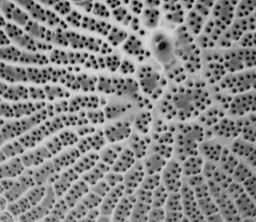
#> input picture work/CNMS/cropped_Wild021.tif, 256 x 222 px, shrunk from 794 x 688 before the run
$ jupyter execute --allow-errors 'Wild021 gaussian model test-Copy2.ipynb'   (older library calls are emulated)
#> lines starting #> are read from the running program, lines starting #| are printed output that depends on the picture; after the words box and inside, x2 and y2 are one past the last pixel; in counts of white or black regions, pixels touching at a corner belong together
[cell 1]
#ADAPTIVE SKELETON WITH 3 COLORS SEEMS TO WORK BEST

import matplotlib.pyplot as plt
import cv2
img = cv2.imread('cropped_Wild021.tif')
#> img is the input picture: shape (222, 256, 3); min 0, max 219, mean 131.9
blur = cv2.blur(img,(15,15))
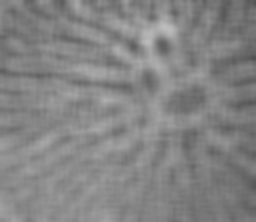
#> blur: shape (222, 256, 3); min 81, max 189, mean 131.9
from matplotlib.colors import LinearSegmentedColormap
cdict2 = {'red':   ((0.0, 0.0, 0.0),
                   (0.1, 1.0, 1.0),
                   (1.0, 1.0, 1.0)),

         'green': ((0.0, 0.0, 0.0),
                   (1.0, 0.0, 0.0)),

        'blue':  ((0.0, 0.0, 0.0),
                   (1.0, 0.0, 0.0))
        }
red2 = LinearSegmentedColormap('Red2', cdict2)

[cell 2]
from PIL import Image
im=Image.open('cropped_Wild021.tif')
width, height=im.size
#> width = 256; height = 222

[cell 3]
import numpy as np
import cv2 as cv
from matplotlib import pyplot as plt
img = cv.imread('cropped_Wild021.tif',0)
#> img: shape (222, 256); min 0, max 219, mean 131.9
plt.hist(img.ravel(),256,[0,256])
plt.show()
#> figure, not shown here; tallest bar 563 high, from x = 130 to 131

mean=np.mean(img)
#> mean = 131.9

#> (the rest of this cell did not finish here and is left out)

[cell 4]
import scipy.stats
gausshist= scipy.stats.gaussian_kde(img)

[cell 5]
for x in range(256):
    print(x)

[cell 6]
from scipy.stats import norm
import matplotlib.mlab as mlab
(mu,sigma)=norm.fit(img)
#> mu = 131.9; sigma = 45.36
plt.figure(1)
n,bins,patches=plt.hist(img,55,normed=1)
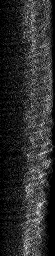
#> n: shape (256, 55) float64; min 0, max 0.026, mean 0.00457; drawn with min black and max white
#> bins = 56 values from 0 to 219; patches = 256 items
#> (the rest of this cell did not finish here and is left out)

[cell 7]
import scipy.optimize
#> (the rest of this cell did not finish here and is left out)

[cell 8]
import numpy as np
import cv2
import matplotlib.pyplot as plt
from sklearn.mixture import GaussianMixture


hist = cv2.calcHist([img],[0],None,[256],[0,256])
#> hist = 256 values, max 563 at index 130, min 0 at index 220, mean 222
hist[0] = 0     # Removes background pixels

data = img.ravel()
data = data[data != 0]
data = data[data != 1]  #Removes background pixels (intensities 0 and 1)

# Fit GMM
gmm = GaussianMixture(n_components = 6)
gmm = gmm.fit(X=np.expand_dims(data,1))

# Evaluate GMM
gmm_x = np.linspace(0,253,256)
gmm_y = np.exp(gmm.score_samples(gmm_x.reshape(-1,1)))
#> gmm_y = 256 values, max 0.00949 at index 138, min 3.62e-11 at index 255, mean 0.00393


# Plot histograms and gaussian curves
fig, ax = plt.subplots()
ax.hist(img.ravel(),255,[2,256], normed=True)
ax.plot(gmm_x, gmm_y, color="crimson", lw=4, label="GMM")

plt.legend()

plt.show()
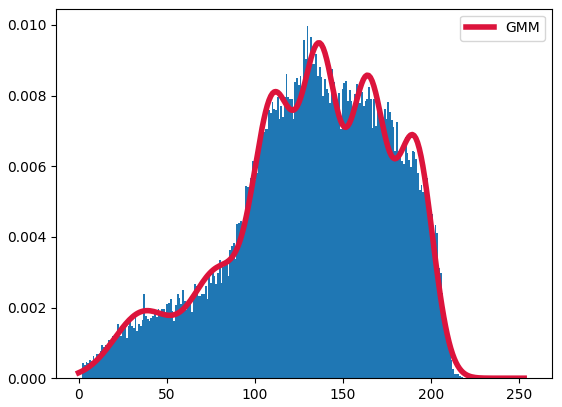
#> figure drawn by matplotlib, 1 panel; tallest bar 0.00996 high, from x = 129.5 to 130.5; curve peaks at x = 136.9, y = 0.00949

[cell 9]
from scipy import stats
import numpy as np
import matplotlib.pylab as plt


# plot normed histogram
plt.hist(img, density=True)

# find minimum and maximum of xticks, so we know
# where we should compute theoretical distribution
xt = plt.xticks()[0]
xmin, xmax = min(xt), max(xt)
lnspc = np.linspace(xmin, xmax, len(img))
#> lnspc = 222 values from -50 to 250

# lets try the normal distribution first
m, s = stats.norm.fit(img) # get mean and standard deviation
#> m = 131.9; s = 45.36
pdf_g = stats.norm.pdf(lnspc, m, s) # now get theoretical values in our interval
#> pdf_g = 222 values, max 0.00879 at index 134, min 2.84e-06 at index 0, mean 0.0033
plt.plot(lnspc, pdf_g, label="Norm") # plot it

# exactly same as above
ag,bg,cg = stats.gamma.fit(img)
#> ag = 273.9; bg = -639.9; cg = 2.82
pdf_gamma = stats.gamma.pdf(lnspc, ag, bg,cg)
#> pdf_gamma = 222 values, max 0.00857 at index 132, min 1.35e-06 at index 0, mean 0.0033
plt.plot(lnspc, pdf_gamma, label="Gamma")

# guess what :)
ab,bb,cb,db = stats.beta.fit(img)
#> ab = 5.36; bb = 2.32; cb = -69.92; db = 289
pdf_beta = stats.beta.pdf(lnspc, ab, bb,cb, db)
#> pdf_beta = 222 values, max 0.00857 at index 149, min 0 at index 199, mean 0.00332
plt.plot(lnspc, pdf_beta, label="Beta")

plt.show()
#> figure, not shown here; tallest bar 0.0117 high, from x = 111.7 to 111.8; tallest bar 0.00884 high, from x = 177.5 to 177.5; tallest bar 0.00864 high, from x = 133.7 to 133.8; curve peaks at x = 131.9, y = 0.00879

[cell 10]
image=im.quantize(3,0)
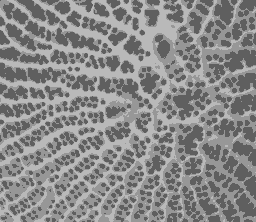
#> image: PIL image 256x222 P; min 95, max 185, mean 137.4
image.save('simple_Wild021.tif')
print(image)
#| <PIL.Image.Image image mode=P size=256x222 at 0x7FAA90AE1310>
newimg = cv2.imread('simple_Wild021.tif')
plt.hist(newimg.ravel(),256,[0,255]); plt.show()
print(newimg)
#> (printed output is left out)
newnewimg=newimg[:,:,0]
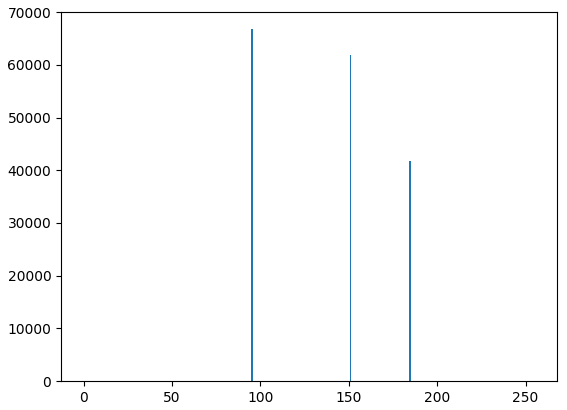
#> figure drawn by matplotlib, 1 panel; tallest bar 66747 high, from x = 94.63 to 95.62

[cell 11]
maximum= np.amax(newimg)
#> maximum = 185
minimum=np.amin(newimg)
#> minimum = 95

newimg[np.where(newimg == [maximum])] = [255]
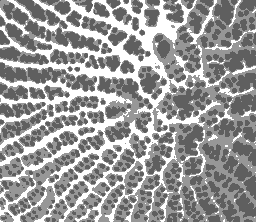
#> newimg: shape (222, 256, 3); min 95, max 255, mean 154.6
newimg[np.where(newimg == [minimum])] = [0]
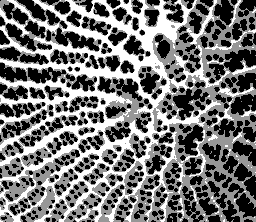
#> newimg: shape (222, 256, 3); min 0, max 255, mean 117.4
plt.imshow(newimg, cmap='gray')
newnewimg=newimg[:,:,0]

[cell 12]
ablur = cv2.blur(newnewimg,(23, 23))
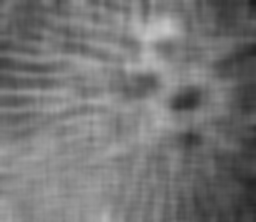
#> ablur: shape (222, 256); min 28, max 199, mean 117.4
a_mthres = cv2.adaptiveThreshold(ablur,1,cv2.ADAPTIVE_THRESH_MEAN_C,\
            cv2.THRESH_BINARY,51,4)
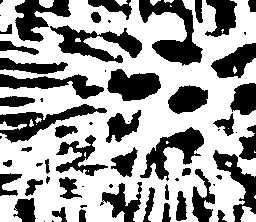
#> a_mthres: shape (222, 256); values 0 (black) and 1 (white), 61.7% white; 64 black regions (19 under 20 px), largest, box (x1, y1, x2, y2) and area: (139, 0, 203, 66) 1790, (50, 25, 142, 63) 1536, (0, 104, 107, 143) 1396

[cell 13]
#ADAPTIVE SKELETON
from skimage.morphology import skeletonize
adaptiveskeleton = skeletonize(a_mthres)
#> adaptiveskeleton: shape (222, 256) bool; 6.7% white in thin lines or dots
ax = plt.subplot()
ax.imshow(adaptiveskeleton, cmap=red2, interpolation='sinc')

[cell 14]
from skimage.morphology import remove_small_objects
cleanskel=remove_small_objects(adaptiveskeleton, min_size=50, connectivity=3)
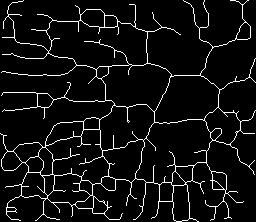
#> cleanskel: shape (222, 256) bool; 6.4% white in thin lines or dots
plot = plt.subplot()
plot.imshow(cleanskel, interpolation='sinc')

[cell 15]
import matplotlib.image as mpimg
img2=mpimg.imread('cropped_Wild021.tif')
imgplot2 = plt.imshow(img2, alpha= .9)

ax2 = plt.subplot()
ax2.imshow(cleanskel, cmap=red2, interpolation='sinc', alpha=0.3)
plt.show()
